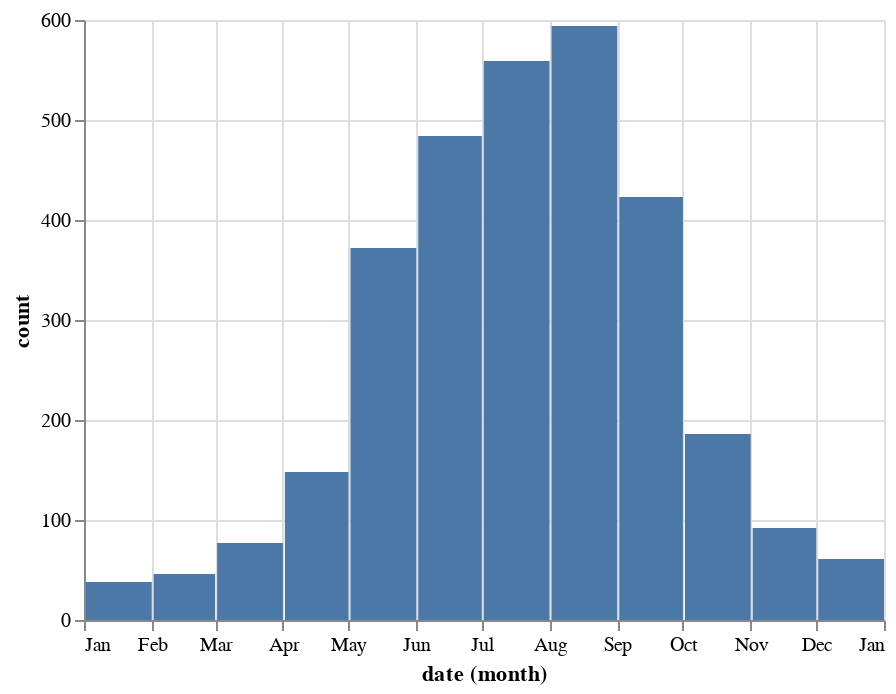

Notebook cell for this chart:
### Markdown cell above
### Observers per month
![observers_by_month.png](attachment:0d1b739a-5b48-45fd-8dd8-da77e7a1dbb5.png)

### Code cell
observers_by_month = get_monthly_counts(get_observation_observers, 'Observers')
alt.Chart(observers_by_month).mark_bar().encode(x='month(date):T', y='count:Q')

### Figure 1 — Vega-Lite specification as saved in the notebook (floating-point values rounded to 4 significant figures)
{"config": {"view": {"continuousWidth": 400, "continuousHeight": 300}}, "data": {"name": "data-6401bef0ec6bbaf8ad3e2e7141ef698c"}, "mark": "bar", "encoding": {"x": {"type": "temporal", "field": "date", "timeUnit": "month"}, "y": {"type": "quantitative", "field": "count"}}, "$schema": "https://vega.github.io/schema/vega-lite/v4.8.1.json", "datasets": {"data-6401bef0ec6bbaf8ad3e2e7141ef698c": [{"metric": "Observers", "date": "2020-01-01T00:00:00", "count": 38}, {"metric": "Observers", "date": "2020-02-01T00:00:00", "count": 46}, {"metric": "Observers", "date": "2020-03-01T00:00:00", "count": 77}, {"metric": "Observers", "date": "2020-04-01T00:00:00", "count": 148}, {"metric": "Observers", "date": "2020-05-01T00:00:00", "count": 372}, {"metric": "Observers", "date": "2020-06-01T00:00:00", "count": 484}, {"metric": "Observers", "date": "2020-07-01T00:00:00", "count": 559}, {"metric": "Observers", "date": "2020-08-01T00:00:00", "count": 594}, {"metric": "Observers", "date": "2020-09-01T00:00:00", "count": 423}, {"metric": "Observers", "date": "2020-10-01T00:00:00", "count": 186}, {"metric": "Observers", "date": "2020-11-01T00:00:00", "count": 92}, {"metric": "Observers", "date": "2020-12-01T00:00:00", "count": 61}]}}
